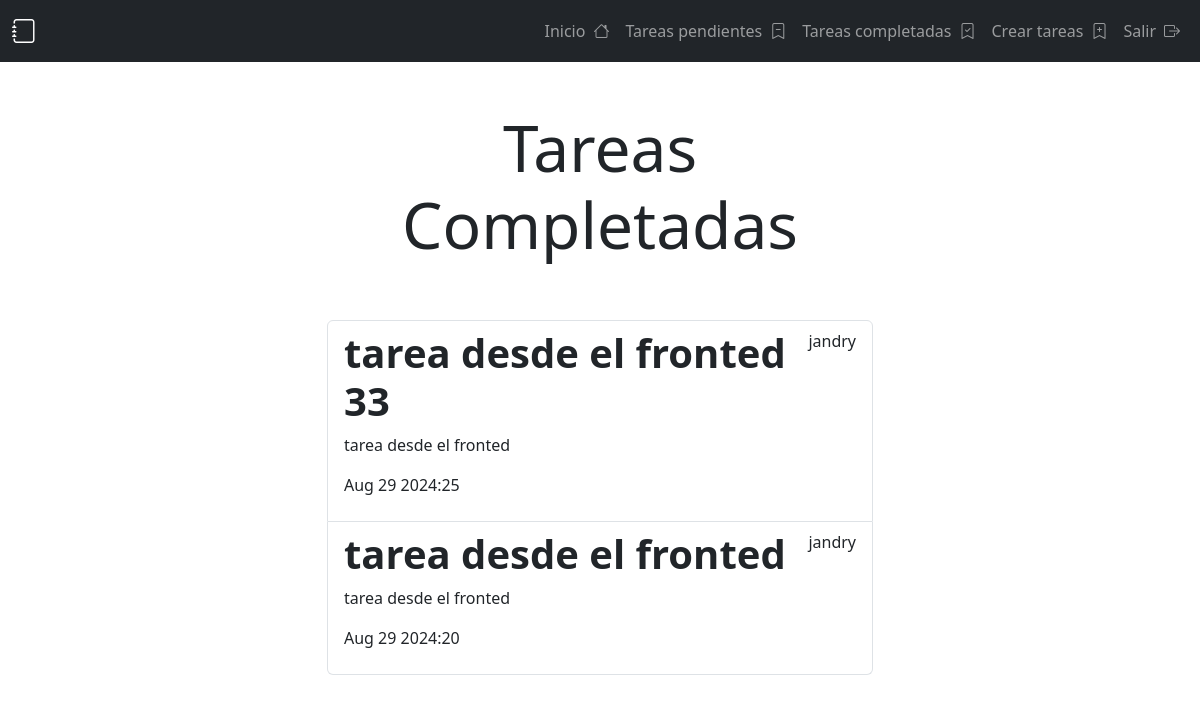
The page /tasks_completed/ (signed in) on the database its author committed.
### taks/models.py (models this page shows, shortened)
class Task(models.Model):
    class CategoryChoices(models.TextChoices):
        WORK = 'WRK', 'Trabajo'
        STUDY = 'STD', 'Estudio'
        PERSONAL = 'PER', 'Personal'
        OTHER = 'OTH', 'Otro'
    title = models.CharField(max_length=100)
    description = models.TextField(blank=True)
    created = models.DateTimeField(auto_now_add=True)
    datacompleted = models.DateTimeField(null=True, blank=True)
    important = models.BooleanField(default=False)
    user = models.ForeignKey(User, on_delete=models.CASCADE)
    due_date = models.DateTimeField(null=True, blank=True)
    category = models.CharField(
        max_length=3,
        choices=CategoryChoices.choices,
        default=CategoryChoices.OTHER,
    )

### taks/views.py (the view)
# urls.py: path("tasks_completed/",views.tasks_completed, name="tasks_completed"),
@login_required
def tasks_completed(request):
    tasks = Task.objects.filter(user=request.user, datacompleted__isnull=False).order_by("-datacompleted")
    return render(request, "tasks.html", {"tasks": tasks, "tasks_type":"Tareas Completadas"})

### taks/templates/tasks.html
{% extends "base.html" %}
{% block content %}
<main class="container">
    <div class="row">
        <div class="col-md-6 offset-md-3">
            <h1 class="text-center display-3 py-5">{{ tasks_type }}</h1>
            <ul class="list-group">
                {% for task in tasks %}
                <a class="list-group-item" href="{% url 'task_detail' task.id %}">
                        <header class="d-flex justify-content-between">
                            {% if task.important %}
                            <h1 class="fw-bold text-info">{{task.title}}</h1>
                            {% else %}
                                <h1 class="fw-bold">{{task.title}}</h1>
                            {% endif %}
                            <p>{{task.user.username}}</p>
                        </header>
                        <p>{{task.description}}</p>
                        <p>{{task.datacompleted|date:"M j Y:i"}}</p>
                </a>
                {% endfor %}
            </ul>
        </div>
    </div>
</main>
{% endblock %}

### rows shown on the page
Task: title "tarea desde el fronted 33", user.username "jandry", description "tarea desde el fronted", datacompleted "Aug 29 2024:25"
Task: title "tarea desde el fronted", user.username "jandry", description "tarea desde el fronted", datacompleted "Aug 29 2024:20"

### other values the page prints
{{ tasks_type }} "Tareas Completadas"
